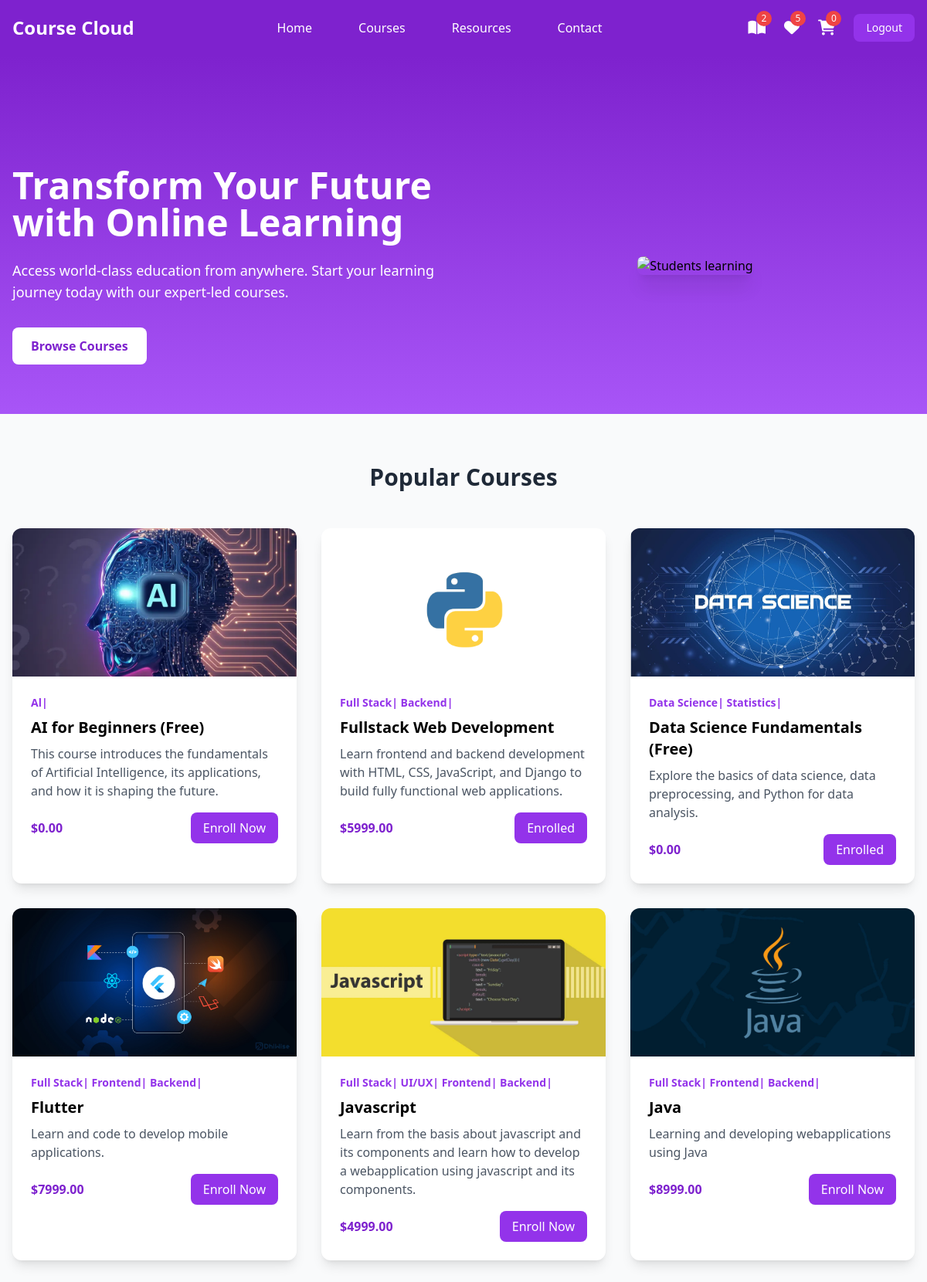
The page /student/index/ (signed in) on the database its author committed.
### instructor/models.py (models this page shows, shortened)
class User(AbstractUser):
    ROLE_CHOICES =(
        ("instructor","Instructor"),
        ("student","Student")
    )
    role=models.CharField(max_length=20,choices=ROLE_CHOICES,default="student")

class Course(models.Model):
    title=models.CharField(max_length=200)
    description=models.TextField()
    price=models.DecimalField(decimal_places=2,max_digits=7)
    owner=models.ForeignKey(User,on_delete=models.SET_NULL,related_name="courses",null=True)
    is_free=models.BooleanField(default=False)
    picture=models.ImageField(upload_to="courseimages",null=True,blank=True,default="courseimages/default.png")
    thumbnail=EmbedVideoField()
    category_objects=models.ManyToManyField(Category)
    created_at=models.DateTimeField(auto_now_add=True)
    updated_at=models.DateTimeField(auto_now=True)

class Category(models.Model):
    name=models.CharField(max_length=200,unique=True)
    def __str__(self):
        return self.name

### student/views.py (the view)
# urls.py: path("index/",views.IndexView.as_view(),name="index"),
@method_decorator(signin_required,name="dispatch")
class IndexView(View):
    def get(self,request,*args,**kwargs):
        all_courses=Course.objects.all()
        purchased_courses=Order.objects.filter(student=request.user).values_list("course_objects",flat=True)
        return render(request,"index.html",{"courses":all_courses,"purchased_courses":purchased_courses})

### student/context_processors.py (called while the page is built)
def course_context(request):
    count=0
    if request.user.is_authenticated:
        orders=request.user.purchase.filter(is_paid=True)
        count=len([c for o in orders for c in o.course_objects.all()])
    return {"count":count}

### student/templates/index.html
{%extends 'base.html'%}
{%block main_block%}
  <section class="pt-20 bg-gradient-to-b from-purple-700 to-purple-500">
    <div class="max-w-screen-xl mx-auto px-4 py-16 grid md:grid-cols-2 gap-8 items-center">
        <div class="text-white">
            <h1 class="text-4xl md:text-5xl font-bold mb-6">Transform Your Future with Online Learning</h1>
            <p class="text-lg mb-8">Access world-class education from anywhere. Start your learning journey today with our expert-led courses.</p>
            <button class="bg-white text-purple-700 hover:bg-purple-100 px-6 py-3 rounded-lg font-semibold transition duration-300">
                Browse Courses
            </button>
        </div>
        <div class="flex justify-center">
            <img src="/api/placeholder/600/400" alt="Students learning" class="rounded-lg shadow-xl">
        </div>
    </div>
</section>
<section class="max-w-screen-xl mx-auto px-4 py-16">
    <h2 class="text-3xl font-bold text-center mb-12 text-gray-800">Popular Courses</h2>
    <div class="grid grid-cols-1 md:grid-cols-3 gap-8">
       {%for c in courses%}
       <div class="bg-white rounded-xl shadow-lg overflow-hidden transform transition duration-300 hover:scale-105 hover:shadow-xl">
        <img src="{{c.picture.url}}" alt="Course 1" class="w-full h-48 object-cover">
        <div class="p-6">
            <div class="text-purple-600 text-sm font-semibold mb-2">
                {%for cat in c.category_objects.all%}
                <span>{{cat}}|</span>
                {%endfor%}
            </div>
            <h3 class="text-xl font-bold mb-2">{{c.title}}</h3>
            <p class="text-gray-600 mb-4">{{c.description}}</p>
            <div class="flex justify-between items-center">
                <span class="text-purple-700 font-bold">${{c.price}}</span>
                {%if c.id in purchased_courses%}
                   <a href="" class="bg-purple-600 text-white px-4 py-2 rounded-lg hover:bg-purple-700 transition duration-300">
                    Enrolled
                    </a>
                {%else%}
                   <a href="{%url 'course-detail' c.id%}" class="bg-purple-600 text-white px-4 py-2 rounded-lg hover:bg-purple-700 transition duration-300">
                    Enroll Now
                   </a>
                {%endif%}
            </div>
        </div>
    </div>
       {%endfor%}
    </div>
</section>
{%endblock%}

### student/templates/base.html (shortened to what this page needs)
<!DOCTYPE html>
<html lang="en">
<head>
    <script src="https://cdn.tailwindcss.com"></script>
    <link href="https://cdnjs.cloudflare.com/ajax/libs/font-awesome/6.0.0/css/all.min.css" rel="stylesheet">
</head>
<body class="bg-gray-50">
    <nav class="bg-purple-700 fixed w-full z-20 top-0 left-0 sticky">
        <div class="max-w-screen-xl flex flex-wrap items-center justify-between mx-auto p-4">
            <a href="#" class="flex items-center">
                <span class="self-center text-2xl font-semibold text-white">Course Cloud</span>
            </a>
            <div class="items-center justify-between hidden w-full md:flex md:w-auto md:order-1">
                <ul class="flex flex-col p-4 md:p-0 mt-4 font-medium md:flex-row md:space-x-8 md:mt-0">
                    <li><a href="#" class="block py-2 pl-3 pr-4 text-white hover:text-purple-200">Home</a></li>
                    <li><a href="#" class="block py-2 pl-3 pr-4 text-white hover:text-purple-200">Courses</a></li>
                    <li><a href="#" class="block py-2 pl-3 pr-4 text-white hover:text-purple-200">Resources</a></li>
                    <li><a href="#" class="block py-2 pl-3 pr-4 text-white hover:text-purple-200">Contact</a></li>
                </ul>
            </div>
            <div class="flex items-center space-x-6 md:order-2">
                <div class="relative group">
                    <a href="{%url 'my-courses'%}" class="text-white hover:text-purple-200">
                        <i class="fas fa-book-open text-xl"></i>
                        <span class="absolute -top-2 -right-2 bg-red-500 text-white text-xs rounded-full h-5 w-5 flex items-center justify-center">{{count}}</span>
                    </a>
                </div>
                <div class="relative group">
                    <a href="#" class="text-white hover:text-purple-200">
                        <i class="fas fa-heart text-xl"></i>
                        <span class="absolute -top-2 -right-2 bg-red-500 text-white text-xs rounded-full h-5 w-5 flex items-center justify-center">5</span>
                    </a>
                </div>
                <div class="relative group">
                    <a href="{%url 'cart-summary'%}" class="text-white hover:text-purple-200">
                        <i class="fas fa-shopping-cart text-xl"></i>
                        <span class="absolute -top-2 -right-2 bg-red-500 text-white text-xs rounded-full h-5 w-5 flex items-center justify-center">{{request.user.basket.all.count}}</span>
                    </a>
                </div>
                <a href="{%url 'signout'%}">
                    <button class="text-white bg-purple-600 hover:bg-purple-800 focus:ring-4 focus:outline-none focus:ring-purple-300 font-medium rounded-lg text-sm px-4 py-2 text-center">
                        Logout
                    </button>
                </a>
            </div>
        </div>
    </nav>
    {%block main_block%}
     {%endblock%}
</body>
</html>

### rows shown on the page
User: user.basket.all.count "0"
Course: picture (picture), title "AI for Beginners (Free)", description "This course introduces the fundamentals of Artificial Intelligence, its applications, and how it is shaping the future.", price "0.00", shows "Enroll Now"
Category: name "Al"
Course: picture (picture), title "Fullstack Web Development", description "Learn frontend and backend development with HTML, CSS, JavaScript, and Django to build fully functional web applications.", price "5999.00", shows "Enrolled"
Category: name "Full Stack"
Category: name "Backend"
Course: picture (picture), title "Data Science Fundamentals (Free)", description "Explore the basics of data science, data preprocessing, and Python for data analysis.", price "0.00", shows "Enrolled"
Category: name "Data Science"
Category: name "Statistics"
Course: picture (picture), title "Flutter", description "Learn and code to develop mobile applications.", price "7999.00", shows "Enroll Now"
Category: name "Frontend"
Course: picture (picture), title "Javascript", description "Learn from the basis about javascript and its components and learn how to develop a webapplication using javascript and its components.", price "4999.00", shows "Enroll Now"
Category: name "UI/UX"
Course: picture (picture), title "Java", description "Learning and developing webapplications using Java", price "8999.00", shows "Enroll Now"

### other values the page prints
{{ count }} "2"
